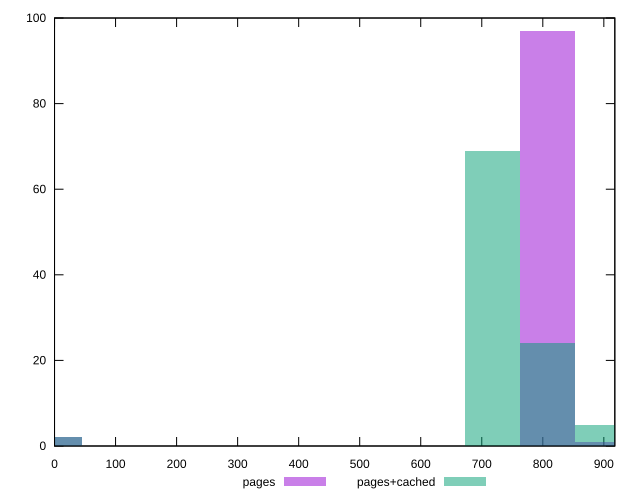

Generate this figure with gnuplot:
reset

$pages <<EOF
0 2
897.6965895644389 1
807.926930607995 97
EOF

$pagesCached <<EOF
0 2
897.6965895644389 5
718.1572716515511 69
807.926930607995 24
EOF

set key outside below
set boxwidth 89.76965895644389
set xrange [0:918]
set yrange [0:100]
set trange [0:100]
set style fill transparent solid 0.5 noborder
set terminal svg size 640, 500 enhanced background rgb 'white'
set output "report_00019_2021-02-10T18-14-37.922Z//uses-rel-preload/comparison/histogram/0_vs_1.svg"

plot $pages title "pages" with boxes, \
     $pagesCached title "pages+cached" with boxes

reset
